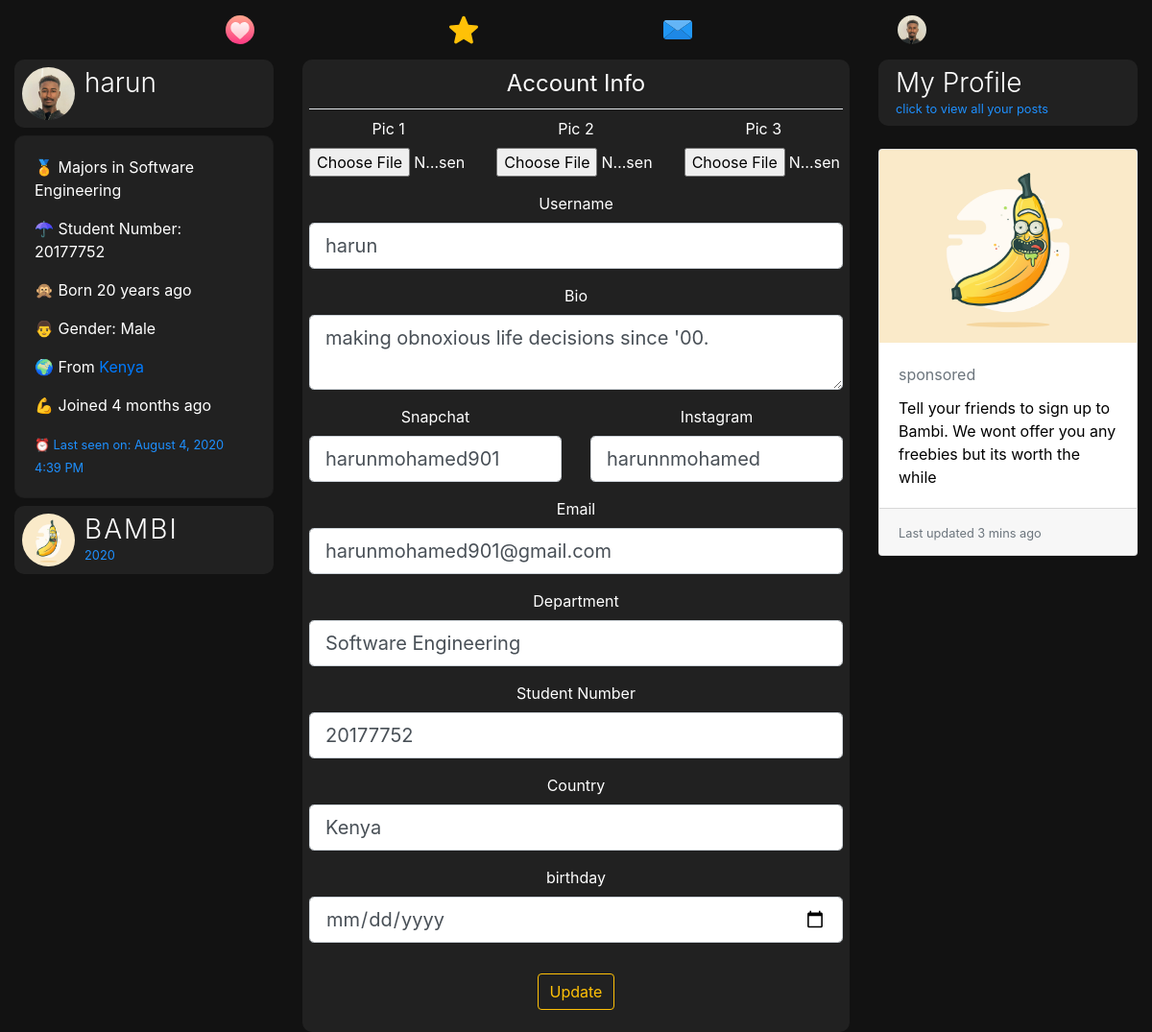
/account (signed in), run on an earlier commit of the app's database.
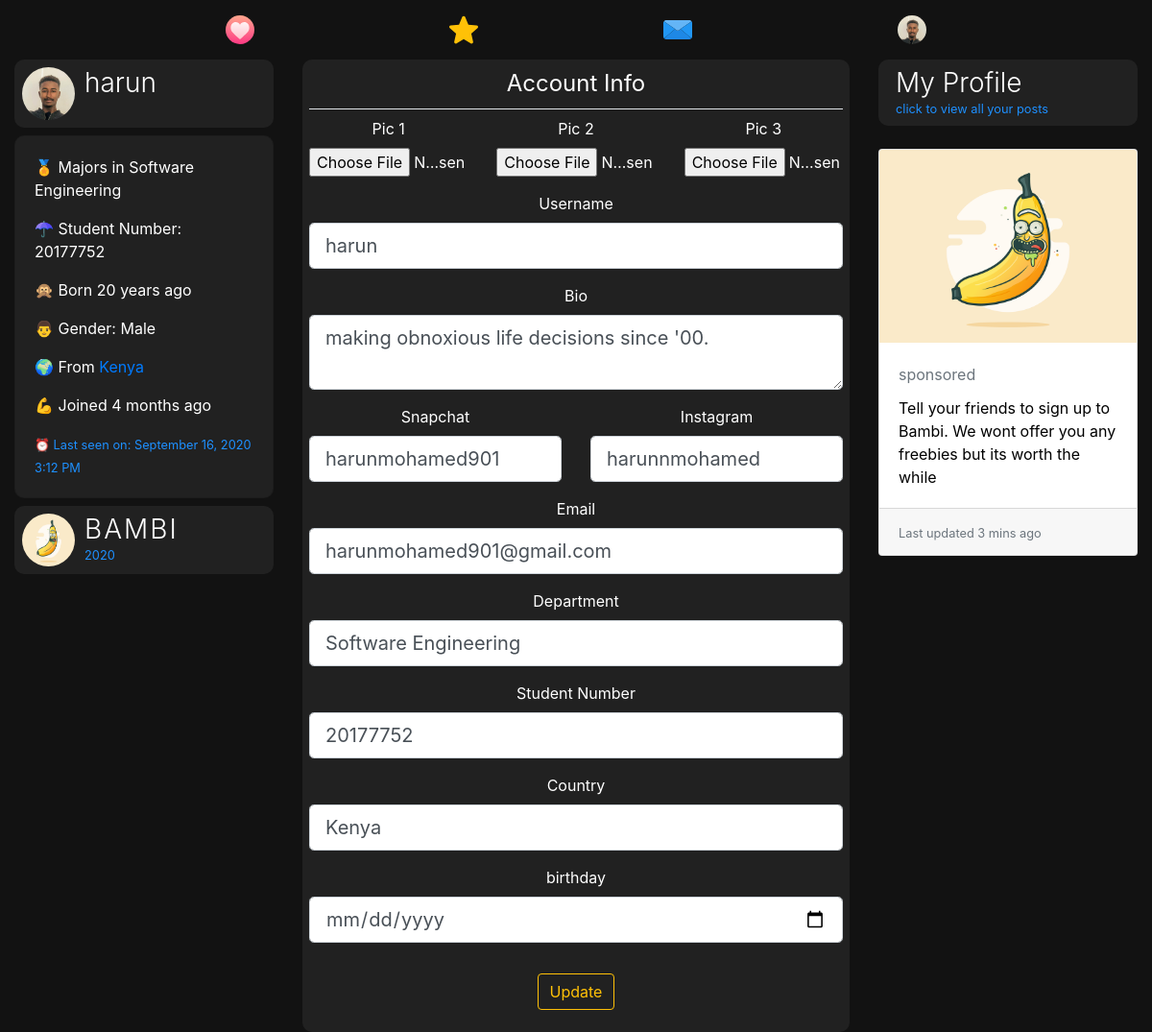
And on a later commit of the database.
### dating/models.py (models this page shows, shortened)
class User(db.Model, UserMixin):
	id = db.Column(db.Integer, primary_key=True)
	username = db.Column(db.String(20), unique=True, nullable=False)
	email = db.Column(db.String(120), unique=True, nullable=True)
	dp = db.Column(db.String(20), nullable=False, default='default.jpg')
	dp2 = db.Column(db.String(20), nullable=False, default='flip.png')
	dp3 = db.Column(db.String(20), nullable=False, default='plane.png')
	password = db.Column(db.String(60), nullable=False)
	last_seen = db.Column(db.DateTime, default=datetime.utcnow)
	date_joined = db.Column(db.DateTime, nullable=False, default=datetime.utcnow)
	department = db.Column(db.String(20), nullable=False)
	student_number = db.Column(db.Integer(), unique=True, nullable=True)
	age = db.Column(db.DateTime, nullable=False)
	gender = db.Column(db.String(20), nullable=False)
	country = db.Column(db.String(20), default="Cyprus", nullable=True)
	bio = db.Column(db.String(120), nullable=True)
	private = db.Column(db.Boolean, default=False, nullable=False)
	snapchat = db.Column(db.String(20), default="snapchat", nullable=True)
	instagram = db.Column(db.String(20), default="instagram", nullable=True)
	followed = db.relationship(
		'User', secondary=followers,
		primaryjoin=(followers.c.follower_id == id),
		secondaryjoin=(followers.c.followed_id == id),
		backref=db.backref('followers', lazy='dynamic'), lazy='dynamic')
	messages_sent = db.relationship('Message',
									foreign_keys='Message.sender_id',
									backref='author', lazy='dynamic')
	messages_received = db.relationship('Message',
										foreign_keys='Message.recipient_id',
										backref='recipient', lazy='dynamic')
	last_message_read_time = db.Column(db.DateTime)
	def new_messages(self):
		last_read_time = self.last_message_read_time or datetime(1900, 1, 1)
		return Message.query.filter_by(recipient=self).filter(
			Message.timestamp > last_read_time).count()

### dating/routes.py (the view)
@app.route('/account', methods=['GET', 'POST'])
@login_required
def account():
	form = UpdateAccountForm()
	if form.validate_on_submit():
		if form.picture.data:
			pic = profile_img(form.picture.data)
			current_user.dp = pic
		if form.picture2.data:
			pic2 = profile_img(form.picture2.data)
			current_user.dp2 = pic2
		if form.picture3.data:
			pic3 = profile_img(form.picture3.data)
			current_user.dp3 = pic3
		current_user.username = form.username.data.lower()
		current_user.bio = form.bio.data
		current_user.email = form.email.data
		current_user.department = form.department.data
		current_user.student_number = form.student_number.data
		current_user.country = form.country.data
		current_user.age = form.age.data
		current_user.snapchat = form.snapchat.data
		current_user.instagram = form.instagram.data
		db.session.commit()
		flash('Your Account has been updated', 'success')
		return redirect(url_for('account'))
	elif request.method == 'GET':
		form.username.data = current_user.username
		form.bio.data = current_user.bio
		form.email.data = current_user.email
		form.department.data = current_user.department
		form.student_number.data = current_user.student_number
		form.country.data = current_user.country
		form.age.data = current_user.age
		form.snapchat.data = current_user.snapchat
		form.instagram.data = current_user.instagram
	dp = url_for('static', filename='profile_pics/' + current_user.dp)
	return render_template('account.html', title='Account', dp=dp, form=form)

### dating/forms.py (shortened to what this page needs)
class UpdateAccountForm(FlaskForm):
	username = StringField('Username', validators = [DataRequired(), Length(min=2, max=20), Regexp(r'^[\w.-_.]+$')])
	email = StringField('Email', validators = [Email(), DataRequired()])
	picture = FileField('Pic 1', validators=[FileAllowed(['jpg', 'jpeg' , 'png'])])
	picture2 = FileField('Pic 2', validators=[FileAllowed(['jpg', 'jpeg' , 'png'])])
	picture3 = FileField('Pic 3', validators=[FileAllowed(['jpg', 'jpeg' , 'png'])])
	department = StringField('Department', validators=[DataRequired()])
	student_number = StringField('Student Number', validators=[])
	country = StringField('Country', validators=[DataRequired()])
	age = DateField('birthday', format='%d-%m-%Y', validators=[DataRequired()])
	snapchat = StringField('Snapchat')
	instagram = StringField('Instagram')
	bio = PageDownField('Bio')
	private = BooleanField('Private?')
	submit = SubmitField('Update')

### dating/models.py (called while the page is built)
@login_manager.user_loader
def load_user(user_id):
	return User.query.get(int(user_id))

### dating/routes.py (called while the page is built)
@app.before_request
def before_request():
	if current_user.is_authenticated:
		current_user.last_seen = datetime.utcnow()
		db.session.commit()

### dating/templates/account.html (shortened to what the changed rows need)
{% extends "layout.html" %}
{% block content %}
<div class="container-fluid">
	<div class="row">
		<div class="col-lg-3 d-none d-lg-block position-fixed">
			<header class="mb-2">
		        <div class="profile-name">
		          <h3>{{current_user.username}}</h3>
		        </div>
		      </header>
		    <div class="card about mb-2" style="color:#fff;background:#212121;border-radius:10px;">
		    <div class="card-body">
		      <p> 🏅 Majors in <span>{{current_user.department}}</span></p>
		      {% if current_user.student_number %}
		      <p> ☂ Student Number: <span>{{current_user.student_number}}</span></p>
		      {% endif %}
		      <p> 🙊 Born <span>{{ moment(current_user.age).fromNow() }}</span></p>
		      <p> {% if current_user.gender == 'male' %} 👨 {% else %}👩 {% endif %} Gender: <span>{{current_user.gender.title()}}</span></p>
		      {% if current_user.country %}
		      <p> 🌍 From <a href="https://www.google.com/maps?q={{current_user.country.title()}}" target="_blank">{{current_user.country.title()}}</a></p>
		      {% endif %}
		      <p> 💪 Joined <span>{{ moment(current_user.date_joined).fromNow() }}</span></p>
		      <small>⏰ Last seen on: {{ moment(current_user.last_seen).format('LLL') }}</small>
		    </div>
		  </div>
		</div>
		<div class="col-lg-6 offset-lg-3" style="text-align: center">
			<div class="post">
			  <div id="inner">
			   <div class="content-section">
				  <form method="POST" action="" enctype="multipart/form-data">
				    <fieldset class="form-group">
				      <div class="form-group">
				        {{ form.username.label(class="form-control-label") }}
				        {% if form.username.errors %}
				        {{ form.username(class="form-control form-control-lg is-invalid") }}
				        <div class="invalid-feedback">
				          {% for error in form.username.errors %}
				          <span>{{ error }}</span>
				          {% endfor %}
				        </div>
				        {% else %}
				        {{ form.username(class="form-control form-control-lg") }}
				        {% endif %}
				      </div>
				      <div class="form-group">
		                {{ form.bio.label(class="form-control-label") }}
		                {% if form.bio.errors %}
		                {{ form.bio(class="form-control form-control-lg is-invalid") }}
		                <div class="invalid-feedback">
		                  {% for error in form.bio.errors %}
		                  <span>{{ error }}</span>
		                  {% endfor %}
		                </div>
		                {% else %}
		                {{ form.bio(class="form-control form-control-lg") }}
		                {% endif %}
		              </div>
		               <div class="form-group">
		                <div class="row">
		                  <div class="col">
		                    {{ form.snapchat.label(class="form-control-label") }}
		                    {% if form.snapchat.errors %}
		                    {{ form.snapchat(class="form-control form-control-lg is-invalid") }}
		                    <div class="invalid-feedback">
		                      {% for error in form.snapchat.errors %}
		                      <span>{{ error }}</span>
		                      {% endfor %}
		                    </div>
		                    {% else %}
		                    {{ form.snapchat(class="form-control form-control-lg") }}
		                    {% endif %}
		                  </div>
		                  <div class="col">
		                    {{ form.instagram.label(class="form-control-label") }}
		                    {% if form.instagram.errors %}
		                    {{ form.instagram(class="form-control form-control-lg is-invalid") }}
		                    <div class="invalid-feedback">
		                      {% for error in form.instagram.errors %}
		                      <span>{{ error }}</span>
		                      {% endfor %}
		                    </div>
		                    {% else %}
		                    {{ form.instagram(class="form-control form-control-lg") }}
		                    {% endif %}
		                  </div>
		                </div>
		              </div>
				      <div class="form-group">
				        {{ form.email.label(class="form-control-label") }}
				        {% if form.email.errors %}
				        {{ form.email(class="form-control form-control-lg is-invalid") }}
				        <div class="invalid-feedback">
				          {% for error in form.email.errors %}
				          <span>{{ error }}</span>
				          {% endfor %}
				        </div>
				        {% else %}
				        {{ form.email(class="form-control form-control-lg") }}
				        {% endif %}
				      </div>
				      <div class="form-group">
				        {{ form.department.label(class="form-control-label") }}
				        {% if form.department.errors %}
				        {{ form.department(class="form-control form-control-lg is-invalid") }}
				        <div class="invalid-feedback">
				          {% for error in form.department.errors %}
				          <span>{{ error }}</span>
				          {% endfor %}
				        </div>
				        {% else %}
				        {{ form.department(class="form-control form-control-lg") }}
				        {% endif %}
				      </div>
				      <div class="form-group">
				        {{ form.student_number.label(class="form-control-label") }}
				        {% if form.student_number.errors %}
				        {{ form.student_number(class="form-control form-control-lg is-invalid") }}
				        <div class="invalid-feedback">
				          {% for error in form.student_number.errors %}
				          <span>{{ error }}</span>
				          {% endfor %}
				        </div>
				        {% else %}
				        {{ form.student_number(class="form-control form-control-lg") }}
				        {% endif %}
				      </div>
				      <div class="form-group">
				        {{ form.country.label(class="form-control-label") }}
				        {% if form.country.errors %}
				        {{ form.country(class="form-control form-control-lg is-invalid") }}
				        <div class="invalid-feedback">
				          {% for error in form.country.errors %}
				          <span>{{ error }}</span>
				          {% endfor %}
				        </div>
				        {% else %}
				        {{ form.country(class="form-control form-control-lg") }}
				        {% endif %}
				      </div>
				       <div class="form-group">
				        {{ form.age.label(class="form-control-label") }}
				        {% if form.age.errors %}
				        {{ form.age(class="form-control form-control-lg is-invalid") }}
				        <div class="invalid-feedback">
				          {% for error in form.age.errors %}
				          <span>{{ error }}</span>
				          {% endfor %}
				        </div>
				        {% else %}
				        {{ form.age(class="form-control form-control-lg") }}
				        {% endif %}
				      </div>
				    </fieldset>
				  </form>
			  </div>
		</div>
			</div>
		</div>
	</div>
</div>
{% endblock content %}

### dating/templates/layout.html (shortened to what this page needs)
<!doctype html>
<html lang="en">
  <head>
    <link rel="stylesheet" href="https://stackpath.bootstrapcdn.com/bootstrap/4.3.1/css/bootstrap.min.css">
    <link rel="stylesheet" type="text/css" href="{{ url_for('static', filename='main.css') }}">
  </head>
  <body>
<nav class="navbar navbar-expand-md navbar-dark sticky-top justify-content-center d-none d-lg-block">
   <ul class="nav">
    <li {% if '/home' == request.path %}  class="active" {% endif %}>
      <a href="{{url_for('home')}}"><img src="{{ url_for('static', filename='resources/' + 'swipe.svg') }}" style="width:30px;height:30px;"></a>
    </li>
    <li {% if '/discover' == request.path %}  class="active" {% endif %}>
      <a href="{{url_for('discover')}}"><img src="{{ url_for('static', filename='resources/' + 'like.svg') }}" style="width:30px;height:30px;"></a>
    </li>
    <li {% if '/messages' == request.path %}  class="active" {% endif %}>
      <a href="{{url_for('messages')}}">
        <img src="{{ url_for('static', filename='resources/' + 'message.svg') }}" style="width:30px;height:30px;">
      </a>
    </li>
    <li>
      <a href="{{url_for('user_posts', username=current_user.username)}}">
        {% if current_user.is_authenticated %}
          <img src="{{ url_for('static', filename='profile_pics/' + current_user.dp) }}" style="width:30px;height:30px;border-radius:50%">
        {% else %}
        <img src="https://www.flaticon.com/premium-icon/icons/svg/3133/3133799.svg" style="width:30px;height:30px;">
        {% endif %}
      </a>
    </li>
</ul>
</nav>
  {% block content %} {% endblock %}
  </body>
</html>

What changed in the data, as far as the page shows it:
changed User "harun": last_seen "August 4, 2020 4:39 PM" → "September 16, 2020 3:12 PM"
